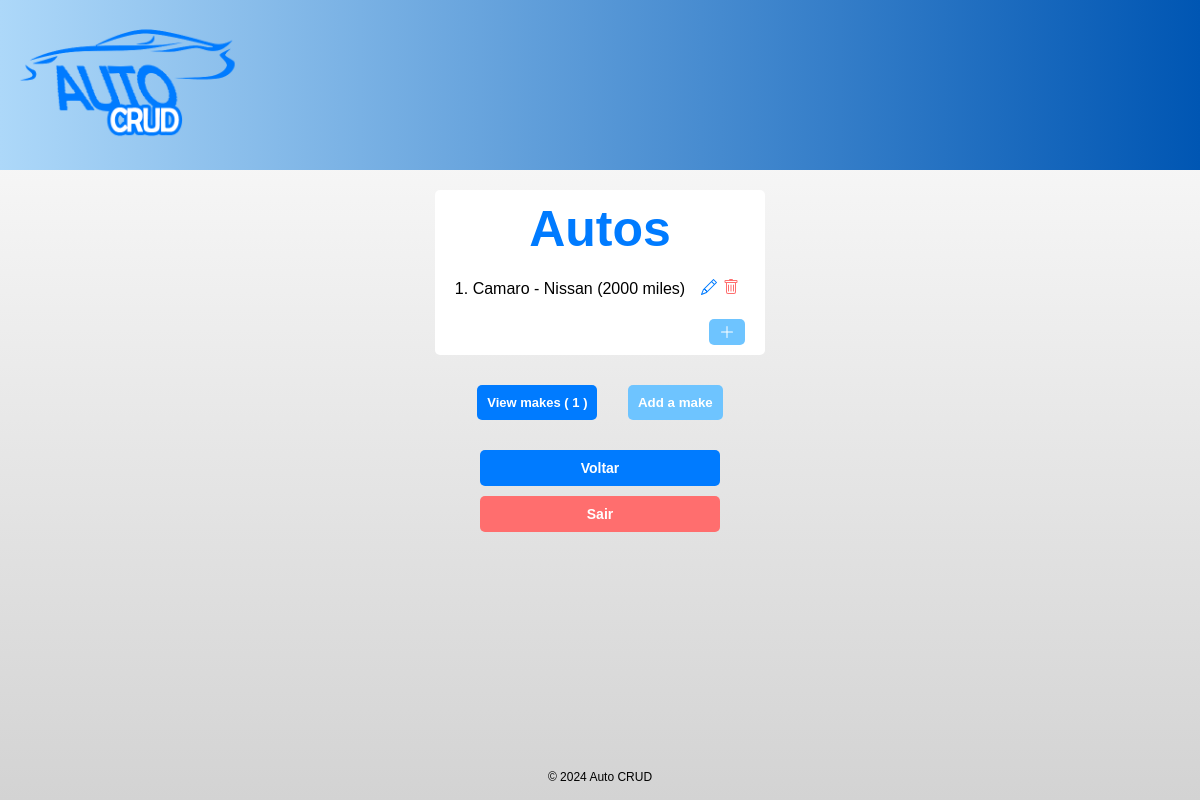
The page /crud/autos/ (signed in) on the database as committed earlier.
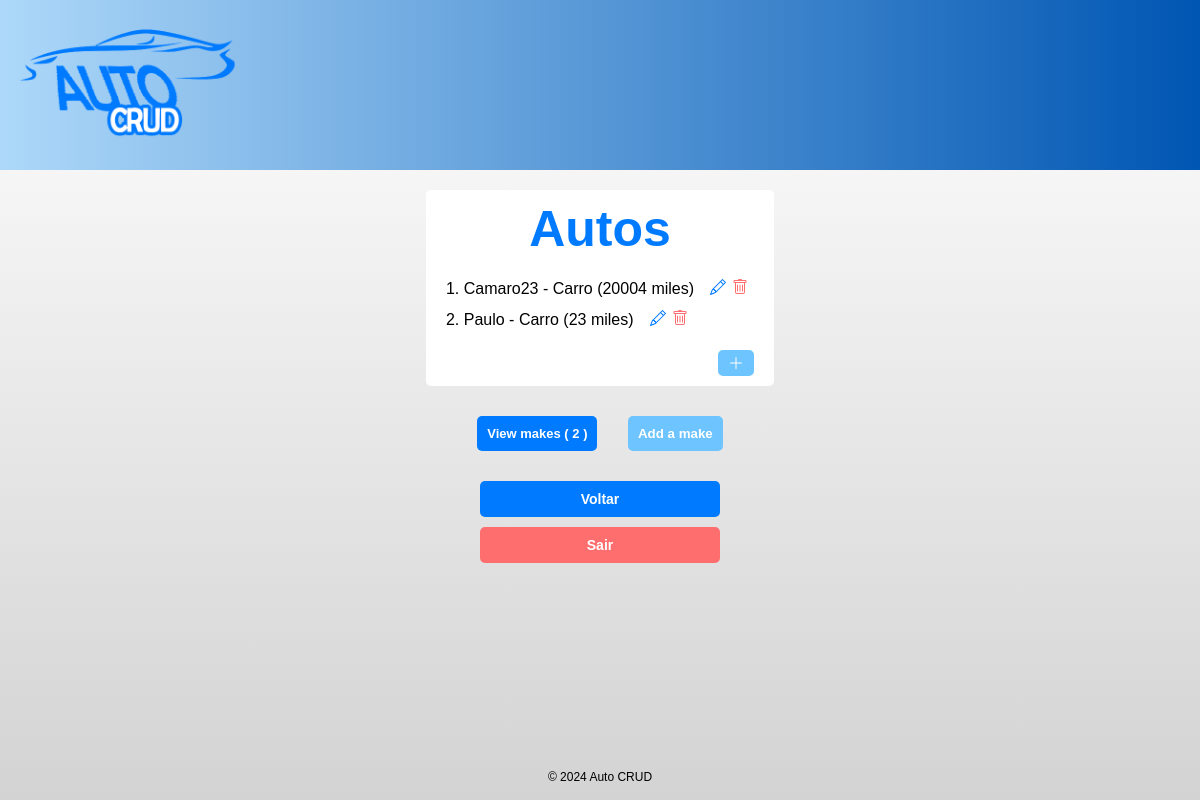
The same page on the database as committed later.
### autocrud/models.py (models this page shows, shortened)
class Auto(models.Model):
    nickname = models.CharField(max_length=200)
    mileage = models.PositiveIntegerField()
    make = models.ForeignKey('Make', on_delete=models.CASCADE, null=False)
    user = models.ForeignKey(User, on_delete=models.CASCADE, null=False)
    user_specific_id = models.PositiveIntegerField()

class Make(models.Model):
    name = models.CharField(max_length=50)
    user = models.ForeignKey(User, on_delete=models.CASCADE, null=False)
    def __str__(self):
        return self.name

### autocrud/views.py (the view)
# urls.py: path('autos/', views.autos, name='autos'),
@login_required(login_url='/crud/login/') #Faz a autenticação e a gente escolhe a página de login (Por padrão é '/accounts/login/')
def autos(request):
    if request.method == 'POST' and 'sair' in request.POST:
        logout(request)
        return redirect('autocrud:autos')
    else:
        user_id = request.user.id
        makeCount = Make.objects.filter(user_id=user_id).count()
        makes = Make.objects.filter(user_id=user_id)
        autos = Auto.objects.filter(user_id=user_id)
        return render(request, 'autolist.html', {'makeCount': makeCount, 'makes': makes, 'autos': autos })

### autocrud/templates/autolist.html (shortened to what this page needs)
{% extends "base.html" %}
{% block content %}
{% if autos %}
        <div style="margin-top: 20px; background-color: white; padding: 10px 20px; border-radius: 5px; display: inline-block;">
        <h1 style="font-size: 50px; margin: 0px 0px 20px 0px; color: #007bff;">Autos</h1>
            <ul style="list-style-type: none; padding: 0; text-align: center;">
                {% for auto in autos %}
                    <li style="margin-bottom: 10px; display: flex; align-items: center;">
                        {{ forloop.counter }}. {{ auto.nickname }} - {{ auto.make }} ({{ auto.mileage }} miles)
                        <a href="{% url 'autocrud:auto_update' auto.id %}">
                            <button id="openModalBtnAutoUpdate" class="edit" style="background-color: transparent; border: none; cursor: pointer; margin-right: -6px;">
                            </button>
                        </a>
                        <form action="{% url 'autocrud:auto_delete' auto.id %}" method="POST">
                            <button type="submit" class="delete" style="border: none; background-color: transparent; display: block;"></button>
                        </form>
                    </li>
                {% endfor %}
            </ul>
                {% if makeCount > 0 %}
                    <div style="text-align: right;">
                        <button class="plus" id="openModalBtnAuto" style="border-radius: 5px; margin-top: 10px; padding-top: 5px; right: 0px;"><svg xmlns="http://www.w3.org/2000/svg" width="16" height="16" fill="currentColor" class="bi bi-plus-lg" viewBox="0 0 16 16">
                            <path fill-rule="evenodd" d="M8 2a.5.5 0 0 1 .5.5v5h5a.5.5 0 0 1 0 1h-5v5a.5.5 0 0 1-1 0v-5h-5a.5.5 0 0 1 0-1h5v-5A.5.5 0 0 1 8 2"/>
                        </svg></button>
                    </div>
                {% else %}
                    <p style="margin-top: 10px;">Please add a make before you add an auto.</p>
                {% endif %}
        </div>
{% endif %}
        <p style="margin-top: 30px;">
            <a href="{% url 'autocrud:makes' %}" class="viewmakes">View makes ( {{ makeCount }} )</a>
            <button class="plus" id="openModalBtn" style="padding: 10px; margin-left: 26px;">Add a make</button>
        </p>
{% endblock content %}

Rows that differ between the two databases and show on the page:
changed Auto: nickname "Camaro" → "Camaro23"; make "Nissan" → "Carro"; mileage "2000" → "20004"
added Auto: nickname "Paulo", make "Carro", mileage "23"
Other text that changed with them:
{{ makeCount }}: "1" → "2"
